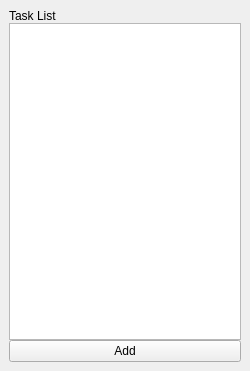
<?xml version="1.0" encoding="UTF-8"?>
<ui version="4.0">
 <class>TaskList</class>
 <widget class="QWidget" name="TaskList">
  <property name="geometry">
   <rect>
    <x>0</x>
    <y>0</y>
    <width>250</width>
    <height>371</height>
   </rect>
  </property>
  <property name="sizePolicy">
   <sizepolicy hsizetype="Fixed" vsizetype="Preferred">
    <horstretch>0</horstretch>
    <verstretch>0</verstretch>
   </sizepolicy>
  </property>
  <property name="minimumSize">
   <size>
    <width>200</width>
    <height>0</height>
   </size>
  </property>
  <property name="maximumSize">
   <size>
    <width>250</width>
    <height>16777215</height>
   </size>
  </property>
  <property name="windowTitle">
   <string>Form</string>
  </property>
  <layout class="QVBoxLayout" name="verticalLayout">
   <property name="spacing">
    <number>0</number>
   </property>
   <property name="leftMargin">
    <number>9</number>
   </property>
   <property name="topMargin">
    <number>9</number>
   </property>
   <property name="rightMargin">
    <number>9</number>
   </property>
   <property name="bottomMargin">
    <number>9</number>
   </property>
   <item>
    <widget class="QLabel" name="label">
     <property name="text">
      <string>Task List</string>
     </property>
    </widget>
   </item>
   <item>
    <widget class="QListWidget" name="listWidget"/>
   </item>
   <item>
    <widget class="QPushButton" name="pushButton">
     <property name="text">
      <string>Add</string>
     </property>
    </widget>
   </item>
  </layout>
 </widget>
 <resources/>
 <connections/>
</ui>
